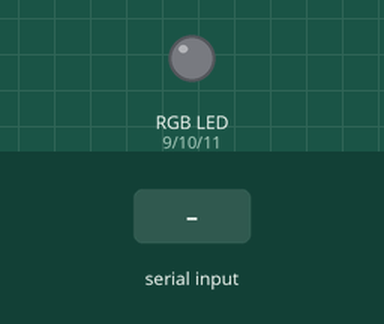
The sketch below on a simulated Arduino Uno, built with avr-gcc and run on an emulated ATmega328P. On the bench: an RGB LED mixed from three pins (HIGH = lit). The test bench sets the inputs (shaded band). Dim RGB values are drawn brighter than linear.

Above: at 1.2 s.
1.3 s: "90,45,200\n" received over Serial
At 2.2 s:
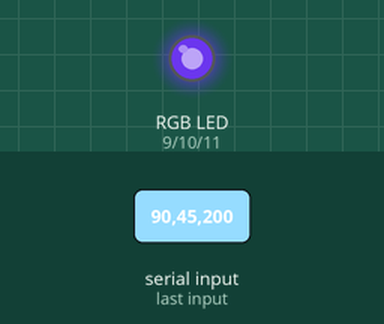
2.8 s: "30,150,10\n" received over Serial
At 3.3 s:
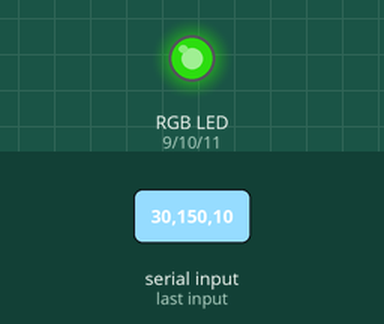
4.3 s: "90,45\n" received over Serial
At 5.5 s:
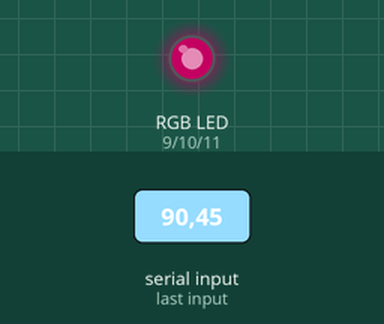
5.8 s: "30,150\n" received over Serial
At 6.7 s:
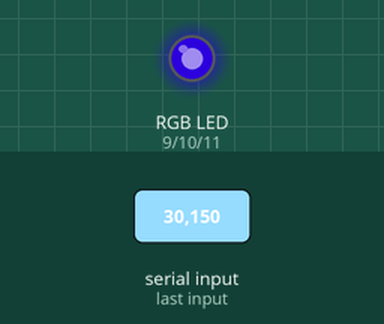
7.3 s: "1,90\n" received over Serial
At 7.8 s:
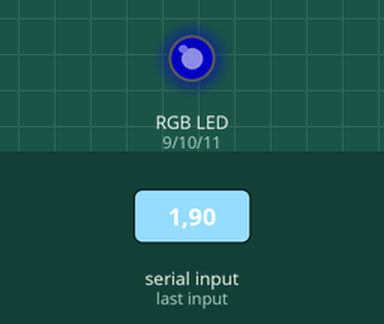
8.8 s: "1,90,45\n" received over Serial
At 10.2 s:
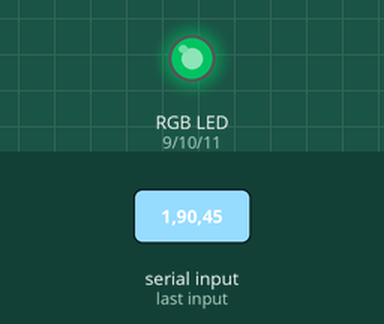
Timing chart, 0 to 11.3 s (numbered marks = the images above; inputs shaded):
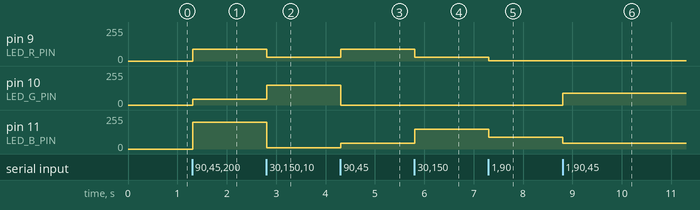

Measured:
- after the input at 1.3 s, pin 9 (LED_R_PIN): 0/255 → 90/255 at once; pin 10 (LED_G_PIN): 0/255 → 45/255 at once; pin 11 (LED_B_PIN): 0/255 → 200/255 at once
- after the input at 2.8 s, pin 9 (LED_R_PIN): 90/255 → 30/255 at once; pin 10 (LED_G_PIN): 45/255 → 150/255 at once; pin 11 (LED_B_PIN): 200/255 → 10/255 at once
- after the input at 4.3 s, pin 9 (LED_R_PIN): 30/255 → 90/255 at once; pin 10 (LED_G_PIN): 150/255 → 0/255 at once; pin 11 (LED_B_PIN): 10/255 → 45/255 at once
- after the input at 5.8 s, pin 9 (LED_R_PIN): 90/255 → 30/255 at once; pin 11 (LED_B_PIN): 45/255 → 150/255 at once
- after the input at 7.3 s, pin 9 (LED_R_PIN): 30/255 → 1/255 at once; pin 11 (LED_B_PIN): 150/255 → 90/255 at once
- after the input at 8.8 s, pin 10 (LED_G_PIN): 0/255 → 90/255 at once; pin 11 (LED_B_PIN): 90/255 → 45/255 at once

The sketch:

LR5_2.ino
```cpp
#define LED_R_PIN 9
#define LED_G_PIN 10
#define LED_B_PIN 11

String input;

void setup() {
  pinMode(LED_R_PIN, OUTPUT);
  pinMode(LED_G_PIN, OUTPUT);
  pinMode(LED_B_PIN, OUTPUT);

  Serial.begin(9600);
}

void setRGBColor(int r, int g, int b) {
  analogWrite(LED_R_PIN, r);
  analogWrite(LED_G_PIN, g);
  analogWrite(LED_B_PIN, b);
}

bool parseRGBInput(String input, int & r, int & g, int & b) {
  input.trim();

  int firstCommaIndex = input.indexOf(',');
  int secondCommaIndex = input.lastIndexOf(',');

  if (firstCommaIndex == -1 || secondCommaIndex == -1) {
    return false; // Не найдена запятая, ввод некорректен
  }

  String rStr = input.substring(0, firstCommaIndex);
  String gStr = input.substring(firstCommaIndex + 1, secondCommaIndex);
  String bStr = input.substring(secondCommaIndex + 1);

  r = rStr.toInt();
  g = gStr.toInt();
  b = bStr.toInt();

  // Проверяем, что все три значения в диапазоне от 0 до 255
  return (r >= 0 && r <= 255 && g >= 0 && g <= 255 && b >= 0 && b <= 255);
}

void loop() {
  while (Serial.available()) {
    char incoming_char = Serial.read();
    if (incoming_char != '\n') {
      input += incoming_char;
    } else {
      int r, g, b;
      if (parseRGBInput(input, r, g, b)) {
        setRGBColor(r, g, b);
      } else {
        Serial.println("Invalid input");
      }
      input = "";
    }
  }
}
```
